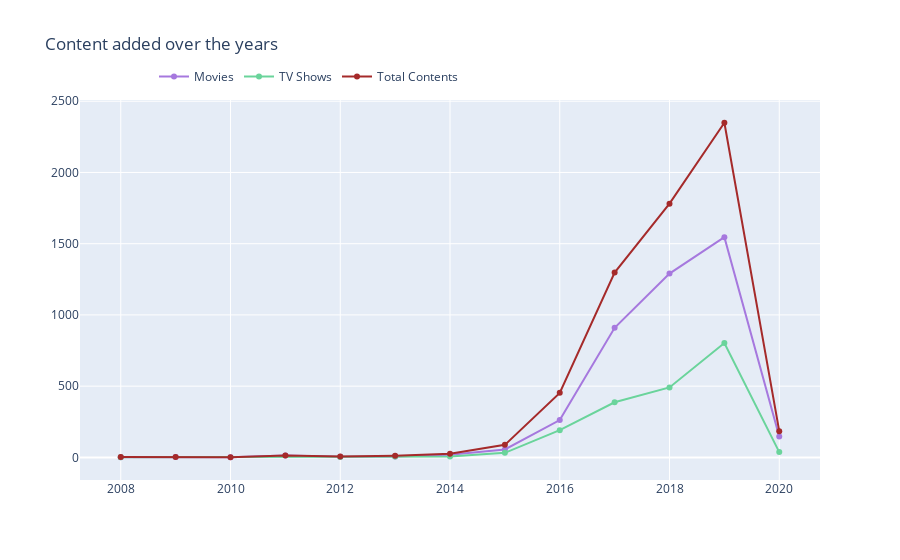

This figure's notebook cell:
### Code cell
import plotly.graph_objects as go

t1 = go.Scatter(x=movie['year_added'], y=movie["count"], name="Movies", marker=dict(color="#a678de"))
t2 = go.Scatter(x=tv['year_added'], y=tv["count"], name="TV Shows", marker=dict(color="#6ad49b"))
t3 = go.Scatter(x=nf_content['year_added'], y=nf_content["count"], name="Total Contents", marker=dict(color="brown"))

data = [t1, t2, t3]

layout = go.Layout(title="Content added over the years", legend=dict(x=0.1, y=1.1, orientation="h"))
fig = go.Figure(data, layout=layout)
fig.show()

### Figure 1 — Plotly figure (JSON) as saved in the notebook; plotly's stock layout.template omitted (floating-point values rounded to 4 significant figures)
{"data": [{"marker": {"color": "#a678de"}, "name": "Movies", "type": "scatter", "x": [2008, 2009, 2010, 2011, 2012, 2013, 2014, 2015, 2016, 2017, 2018, 2019, 2020], "y": [1, 2, 1, 13, 4, 6, 19, 56, 262, 910, 1290, 1546, 147]}, {"marker": {"color": "#6ad49b"}, "name": "TV Shows", "type": "scatter", "x": [2008, 2012, 2013, 2014, 2015, 2016, 2017, 2018, 2019, 2020], "y": [1, 3, 6, 6, 32, 191, 387, 491, 803, 37]}, {"marker": {"color": "brown"}, "name": "Total Contents", "type": "scatter", "x": [2008, 2009, 2010, 2011, 2012, 2013, 2014, 2015, 2016, 2017, 2018, 2019, 2020], "y": [2, 2, 1, 13, 7, 12, 25, 88, 453, 1297, 1781, 2349, 184]}], "layout": {"legend": {"orientation": "h", "x": 0.1, "y": 1.1}, "title": {"text": "Content added over the years"}}}
